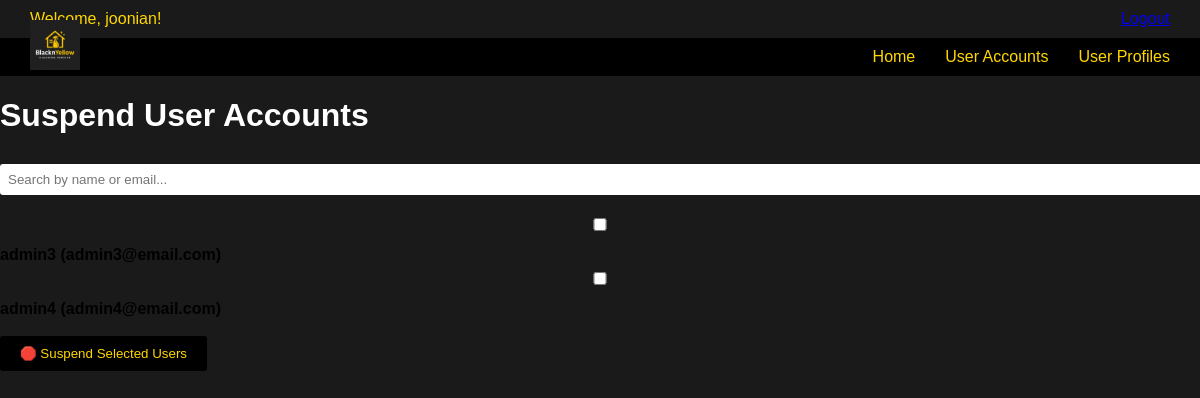
/Boundary/admin/suspendUser.php (signed in), run on the app's committed database.
### tables this page shows
CREATE TABLE `users` (
  `userid` int(11) NOT NULL,
  `username` varchar(100) NOT NULL,
  `email` varchar(150) NOT NULL,
  `password` varchar(255) NOT NULL,
  `role` varchar(20) NOT NULL,
  `status` varchar(20) NOT NULL DEFAULT 'active'
);

### Controller/admin/suspendUserController.php (called while the page is built, shortened)
<?php
require_once '../../Entity/user/user.php';
class suspendUserController {
    public function getActiveUsers() {
        $conn = Database::connect();
        $stmt = $conn->prepare("SELECT userid, username, email, role FROM users WHERE status = 'active'");
        $stmt->execute();
        $result = $stmt->get_result();
        $users = [];
        while ($row = $result->fetch_assoc()) {
            $users[] = new User($row['userid'], $row['username'], $row['email'], null, $row['role']);
        }
        return $users;
    }
}
?>

### Entity/user/user.php (called while the page is built, shortened)
<?php
class User {
    public function __construct($userid, $username, $email, $password, $role) {
        $this->userid   = $userid;
        $this->username = $username;
        $this->email    = $email;
    }
}

### Boundary/admin/suspendUser.php (the view, shortened to what this page needs)
<?php
require_once '../../controller/admin/suspendUserController.php';
$controller = new suspendUserController();
$users = $controller->getActiveUsers();
?>
<!DOCTYPE html>
<html>
<head>
    <link rel="stylesheet" href="../../assets/css/style.css">
</head>
<body>
<div class="topbar">
    Welcome, <?= htmlspecialchars($_SESSION['username']); ?>!
    <a href="../../logout.php" class="logout-link">Logout</a>
</div>
<div class="logo">
    <img src="../../assets/images/logo.jpg" alt="Logo">
</div>
<div class="navbar">
    <a href="adminDashboard.php">Home</a>
    <a href="userAccountsMenu.php">User Accounts</a>
    <a href="userProfilesMenu.php">User Profiles</a>
</div>
<div class="dashboard-content">
    <h1>Suspend User Accounts</h1>
    <input type="text" id="searchBox" class="search-input" placeholder="Search by name or email..." onkeyup="filterUsers()">
    <form method="POST">
        <div id="userSelectionForm">
            <?php if (empty($users)): ?>
                <p>No active users available.</p>
            <?php else: ?>
                <?php foreach ($users as $user): ?>
                    <div class="user-entry" data-user-name="<?= htmlspecialchars($user->username) ?>" data-email="<?= htmlspecialchars($user->email) ?>">
                        <input type="checkbox" name="user_id[]" value="<?= $user->userid ?>" id="user<?= $user->userid ?>">
                        <label for="user<?= $user->userid ?>">
                            <?= htmlspecialchars($user->username) ?> (<?= htmlspecialchars($user->email) ?>)
                        </label>
                    </div>
                <?php endforeach; ?>
            <?php endif; ?>
        </div>
        <br>
        <button type="submit">🛑 Suspend Selected Users</button>
    </form>
</div>
</body>
</html>

### assets/css/style.css (style rules this page uses)
body { margin: 0; background-color: #1a1a1a; font-family: Arial, sans-serif; color: white; }
.logo { position: absolute; top: 20px; left: 30px; }
.logo img { height: 50px; }
label { color: #000; font-weight: bold; }
input, select { width: 100%; padding: 8px; margin: 8px 0 15px 0; border: none; border-radius: 3px; }
button { background-color: #000; color: #FFD700; border: none; padding: 10px 20px; margin-right: 10px; cursor: pointer; border-radius: 3px; }
.topbar { background-color: #1a1a1a; color: #FFD700; padding: 10px 30px; display: flex; justify-content: space-between; align-items: center; }
.navbar { background-color: #000; padding: 10px 30px; display: flex; justify-content: flex-end; gap: 30px; }
.navbar a { color: #FFD700; text-decoration: none; font-size: 16px; }

### data on the page
users: username "admin3", email "admin3@email.com"
users: username "admin4", email "admin4@email.com"

### other printed values
$_SESSION['username'] "joonian"
